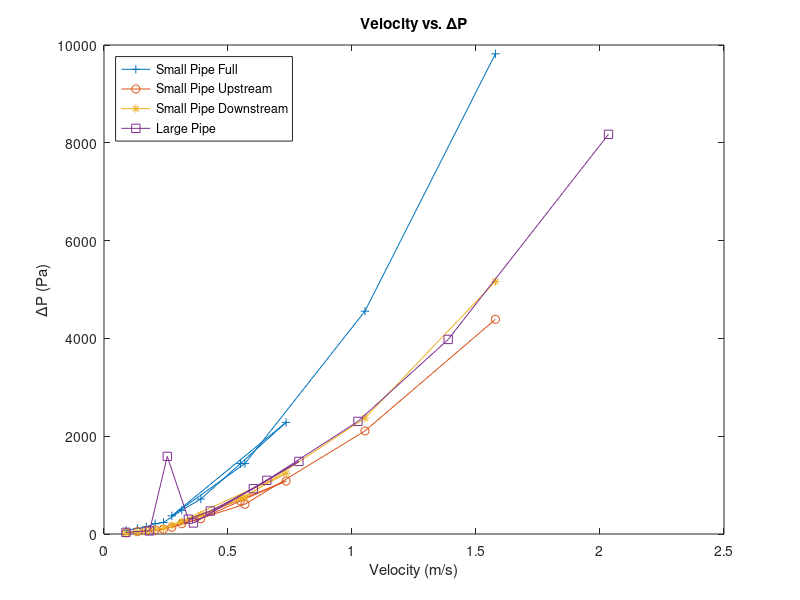
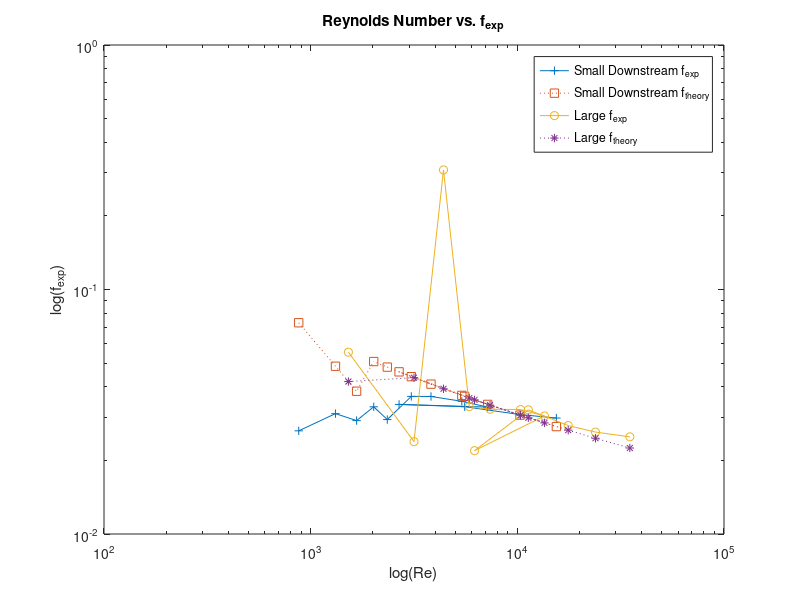
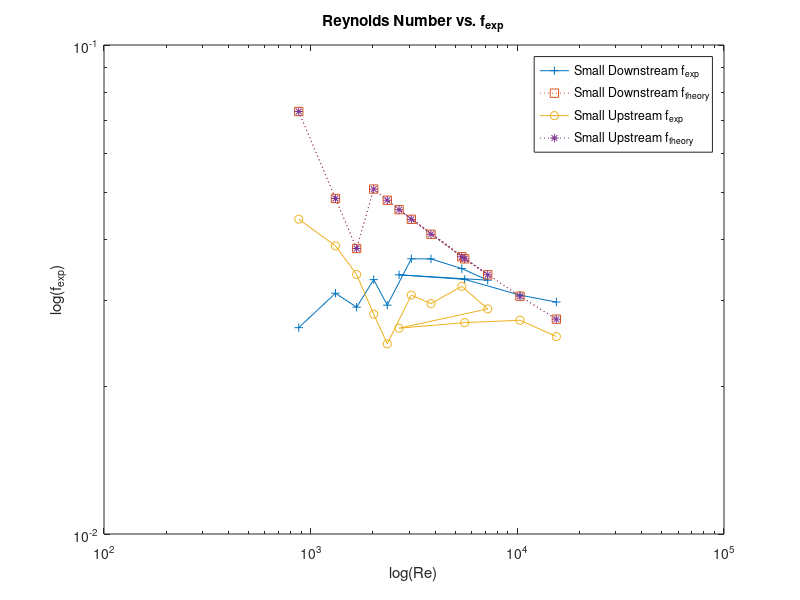

Source code (MATLAB) for these figures, in order:
function Fluids_Lab_Calculations
%%% Constants %%%
rho = 997;
mu = 8.9*10^-4;

%%% Pipe Diameters %%%
D_s = in_to_m(.344);
D_l = in_to_m(.605);

%%% Flow Vectors %%%
SF = [.085,.128,.162,.196,.228,.298,.371,.523,.698];
MF_SP = [.26,.54,1.0,1.5];
MF_LP = [.26,.54,.75,1.0,1.26,1.77,2.31];
LF = [1.06,1.93,3.01,4.08,5.98];

%%% Function Calls %%%%
[SPSFf_t,SPSFf_e,SPSFRe,SPSFV,SPSFdp] = SP_Full_SF(D_s,rho,SF,mu);
% disp(SPSFf_t)
% disp(SPSFf_e)
[SPMFf_t,SPMFf_e,SPMFRe,SPMFV,SPMFdp] = SP_Full_MF(D_s,rho,MF_SP,mu);
% disp(SPMFf_t)
% disp(SPMFf_e)
[SPUSFf_t,SPUSFf_e,SPUSFRe,SPUSFV,SPUSFdp] = SP_Up_SF(D_s,rho,SF,mu);
% disp(SPUSFf_t)
% disp(SPUSFf_e)
%disp(SPUSFRe)
[SPUMFf_t,SPUMFf_e,SPUMFRe,SPUMFV,SPUMFdp] = SP_Up_MF(D_s,rho,MF_SP,mu);
% disp(SPUMFf_t)
% disp(SPUMFf_e)
%disp(SPUMFRe)
[SPDSFf_t,SPDSFf_e,SPDSFRe,SPDSFV,SPDSFdp] = SP_Dn_SF(D_s,rho,SF,mu);
% disp(SPDSFf_t)
% disp(SPDSFf_e)
%disp(SPDSFRe)
[SPDMFf_t,SPDMFf_e,SPDMFRe,SPDMFV,SPDMFdp] = SP_Dn_MF(D_s,rho,MF_SP,mu);
% disp(SPDMFf_t)
% disp(SPDMFf_e)
%disp(SPDMFRe)
[LPMFf_t,LPMFf_e,LPMFRe,LPMFV,LPMFdp] = LP_MF(D_l,rho,MF_LP,mu);
% disp(LPMFf_t)
% disp(LPMFf_e)
[LPLFf_t,LPLFf_e,LPLFRe,LPLFV,LPLFdp] = LP_LF(D_l,rho,LF,mu);
% disp(LPLFf_t)
% disp(LPLFf_e)


%%% FIGURE 1 %%%
figure('Visible','on','Name','Figure 1')
smFdp = [SPSFdp,SPMFdp];
smFV = [SPSFV,SPMFV];
smUPdp = [SPUSFdp,SPUMFdp];
smUPV = [SPUSFV,SPUMFV];
smDNdp = [SPDSFdp,SPDMFdp];
smDNV = [SPDSFV,SPDMFV];
lgdp = [LPMFdp,LPLFdp];
lgV = [LPMFV,LPLFV];
plot(smFV,smFdp,'+-',smUPV,smUPdp,'o-',smDNV,smDNdp,'*-',lgV,lgdp,'s-')
legend('Small Pipe Full','Small Pipe Upstream','Small Pipe Downstream','Large Pipe','Location','Northwest')
title('Velocity vs. \DeltaP')
xlabel('Velocity (m/s)')
ylabel('\DeltaP (Pa)')

%%% FIGURE 2 %%%
figure('Visible','on','Name','Figure 2')
% smDNfe = log10([SPDSFf_e,SPDMFf_e]);
% smDNft = log10([SPDSFf_t,SPDMFf_t]);
% smDNRe = log10([SPDSFRe,SPDMFRe]);
% lgfe = log10([LPMFf_e,LPLFf_e]);
% lgft = log10([LPMFf_t,LPLFf_t]);
% lgRe = log10([LPMFRe,LPLFRe]);
smDNfe = [SPDSFf_e,SPDMFf_e];
smDNft = [SPDSFf_t,SPDMFf_t];
smDNRe = [SPDSFRe,SPDMFRe];
lgfe = [LPMFf_e,LPLFf_e];
lgft = [LPMFf_t,LPLFf_t];
lgRe = [LPMFRe,LPLFRe];
loglog(smDNRe,smDNfe,'+-',smDNRe,smDNft,'s:',lgRe,lgfe,'o-',lgRe,lgft,'*:') 
legend('Small Downstream f_e_x_p','Small Downstream f_t_h_e_o_r_y','Large f_e_x_p','Large f_t_h_e_o_r_y',...
'Location','Northeast')
title('Reynolds Number vs. f_e_x_p')
xlabel('log(Re)')
ylabel('log(f_e_x_p)')

%%% FIGURE 3 %%%
figure('Visible','on','Name','Figure 3')
% smDNfe = log10([SPDSFf_e,SPDMFf_e]);
% smDNft = log10([SPDSFf_t,SPDMFf_t]);
% smDNRe = log10([SPDSFRe,SPDMFRe]);
% smUPfe = log10([SPUSFf_e,SPUMFf_e]);
% smUPft = log10([SPUSFf_t,SPUMFf_t]);
% smUPRe = log10([SPUSFRe,SPUMFRe]);
smDNfe = [SPDSFf_e,SPDMFf_e];
smDNft = [SPDSFf_t,SPDMFf_t];
smDNRe = [SPDSFRe,SPDMFRe];
smUPfe = [SPUSFf_e,SPUMFf_e];
smUPft = [SPUSFf_t,SPUMFf_t];
smUPRe = [SPUSFRe,SPUMFRe];
loglog(smDNRe,smDNfe,'+-',smDNRe,smDNft,'s:',smUPRe,smUPfe,'o-',smUPRe,smUPft,'*:')
legend('Small Downstream f_e_x_p','Small Downstream f_t_h_e_o_r_y','Small Upstream f_e_x_p'...
,'Small Upstream f_t_h_e_o_r_y','Location','Northeast')
title('Reynolds Number vs. f_e_x_p')
xlabel('log(Re)')
ylabel('log(f_e_x_p)')




%%% Functions to solve for Friction factor %%%
function [f_t,f_e,Reo,Vo,dpo] = SP_Full_SF(D_s,rho,SF,mu)
SP_Full_SF_high = [43.3,44.1,44.5,44.9,45.6,45.9,48.5,50.9,58.5]; %Flag 1
SP_Full_SF_high2 = 189.2;
SP_Full_SF_low = [43.2,42.5,42.1,41.8,41.2,41.0,38.5,36.2,29.0]; %Flag 1
SP_Full_SF_low2 = 165.7;

A = area(D_s);
L = in_to_m(96);

[f_t,f_e,Re,V,dp] = solve_friction_factors(SP_Full_SF_high,SP_Full_SF_low,SF,A,L,rho,D_s,mu,1);

dp1 = delta_P(SP_Full_SF_high2,SP_Full_SF_low2,0);
dpo = [dp,dp1];
Q = flow_convert(SF(end));
V1 = velocity(Q,A);
Vo = [V,V1];
re1 = reynolds(rho,V1,D_s,mu);
Reo = [Re,re1];
fe1 = f_exp(dp1,D_s,L,rho,V1);
ft1 = f_theorey(re1,D_s);
f_t = [f_t,ft1];
f_e = [f_e,fe1];

function [f_t,f_e,Re,V,dp] = SP_Full_MF(D_s,rho,MF_SP,mu)
SP_Full_MF_high = [176.8,179.0,184.4,201.8,229.9];
SP_Full_MF_low = [176.6,175,169.5,155.1,129.5];

A = area(D_s);
L = in_to_m(96);

[f_t,f_e,Re,V,dp] = solve_friction_factors(SP_Full_MF_high,SP_Full_MF_low,MF_SP,A,L,rho,D_s,mu,0);

function [f_t,f_e,Re,V,dp] = SP_Up_SF(D_s,rho,SF,mu)
SP_Up_SF_high = [43.3,43.7,44,44.2,44.4,44.5,45.7,46.9,50.9,55.4]; %Flag 1
SP_Up_SF_low = [43.3,43.1,42.9,42.7,42.6,42.4,41.3,40.4,37,33.2]; %Flag

A = area(D_s);
L = in_to_m(48);

f_t = [];
f_e = [];
[f_t,f_e,Re,V,dp] = solve_friction_factors(SP_Up_SF_high,SP_Up_SF_low,SF,A,L,rho,D_s,mu,1);

function [f_t,f_e,Re,V,dp] = SP_Up_MF(D_s,rho,MF_SP,mu)
SP_Up_MF_high = [178.8,178,181,190.7,204.5];
SP_Up_MF_low = [176.8,176.4,174.6,169,159.5];

A = area(D_s);
L = in_to_m(48);

[f_t,f_e,Re,V,dp] = solve_friction_factors(SP_Up_MF_high,SP_Up_MF_low,MF_SP,A,L,rho,D_s,mu,0);

function [f_t,f_e,Re,V,dp] = SP_Dn_SF(D_s,rho,SF,mu)
SP_Dn_SF_high = [41.6,41.9,42.1,42.3,42.6,42.8,44.2,45.6,49.2,54.5]; %Flag 1
SP_Dn_SF_low = [41.5,41.5,41.2,41,40.5,40.3,39,37.6,34.1,29.1]; %Flag 1

A = area(D_s);
L = in_to_m(48);

[f_t,f_e,Re,V,dp] = solve_friction_factors(SP_Dn_SF_high,SP_Dn_SF_low,SF,A,L,rho,D_s,mu,1);

function [f_t,f_e,Re,V,dp] = SP_Dn_MF(D_s,rho,MF_SP,mu)
SP_Dn_MF_high = [176.6,177.9,181.1,189.9,205];
SP_Dn_MF_low = [176.6,175.9,173.3,165.5,152.1];

A = area(D_s);
L = in_to_m(48);

[f_t,f_e,Re,V,dp] = solve_friction_factors(SP_Dn_MF_high,SP_Dn_MF_low,MF_SP,A,L,rho,D_s,mu,0);

function [f_t,f_e,Re,V,dp] = LP_MF(D_l,rho,MF_LP,mu)
LP_MF_high = [42,42.4,42.7,43.3,45.2,47,51.7,57.5]; %Flag 1
LP_MF_low = [41.9,41.6,41.3,10.8,38.9,37.3,32.7,27.1]; %Flag 1

A = area(D_l);
L = in_to_m(96);

[f_t,f_e,Re,V,dp] = solve_friction_factors(LP_MF_high,LP_MF_low,MF_LP,A,L,rho,D_l,mu,1);

function [f_t,f_e,Re,V,dp] = LP_LF(D_l,rho,LF,mu)
LP_LF_high = [176.2,178.4,182.9,188.7,197.8,221.8];
LP_LF_low = [176.4,175.9,171.5,165,157,138.2];

A = area(D_l);
L = in_to_m(96);

[f_t,f_e,Re,V,dp] = solve_friction_factors(LP_LF_high,LP_LF_low,LF,A,L,rho,D_l,mu,0);


%%% Functions used to solve for parameters needed to sove for friction
%%% factor
function [f_t,f_e,reo,Vo,dpo] = solve_friction_factors(high,low,flow,A,L,rho,D,mu,flag)
f_t = [];
f_e = [];
reo = [];
Vo = [];
dpo = [];
for i = 2:length(high)
    dp = delta_P(high(i),low(i),flag);
    dpo = [dpo,dp];
    Q = flow_convert(flow(i-1));
    V = velocity(Q,A);
    Vo = [Vo,V];
    re = reynolds(rho,V,D,mu);
    reo = [reo,re];
    fe = f_exp(dp,D,L,rho,V);
    ft = f_theorey(re,D);
    f_t = [f_t,ft];
    f_e = [f_e,fe];
end

function out = in_to_m(in)
out = in * .0254;

function out = flow_convert(flow)
out = (flow * .00378541) / 60;

function out = area(D)
out = pi * (D^2/4);

function out = delta_P(h1,h2,flag)
if flag == 1
    h10 = 43.3;
    h20 = 43.2;
    deltH = (((h1-h10) - (h2-h20)) * 10)/2;
else
    h10 = 176.8;
    h20 = 176.6;
    deltH = ((h1-h10) - (h2-h20)) * 10;
end
out = deltH * 9.8;

function out = velocity(Q,A)
out = Q/A;

function out = reynolds(rho,V,D,mu)
out = (rho * V * D) / mu;

function out = f_theorey(re,D)
if re > 2000
    E = .0015;
    denom = -1.8 * log10(6.9/re); %((E/D)/3.7)^1.11 + 
    out = (1/denom)^2;
else
    out = 64/re;
end

function out = f_exp(delt,D,L,rho,V)
out = (2* delt * D) / (L * rho * V^2);

